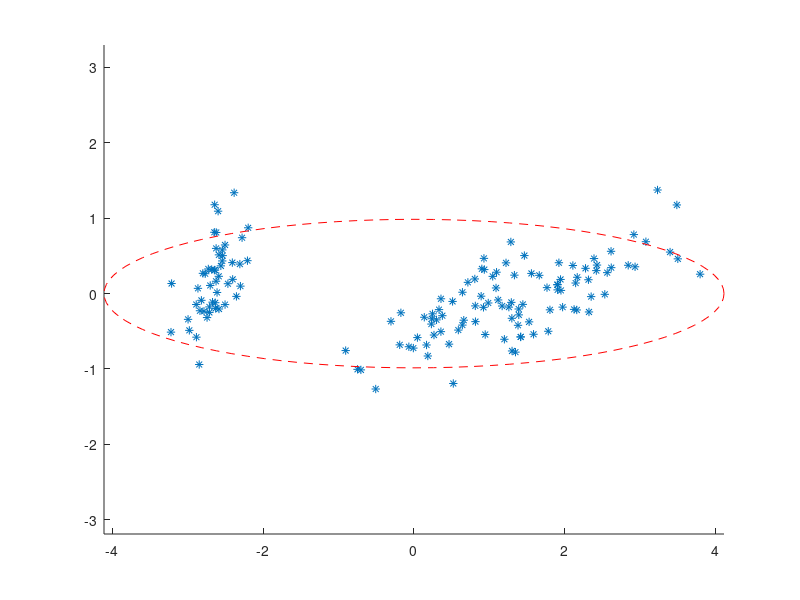

Source code (MATLAB):
function plotEllipsoidFit

% Function written by Eleni Christoforidou in MATLAB R2022b.

% This function creates a scatter plot of the first 2 dimensions of the PCA
% linear vector space, and displays a contour representing the boundary, in
% the first two dimensions, of the the PCA ellipsoid with 2 standard 
% deviations width.

load fisheriris meas
D = meas; % [150 x 4] data feature matrix containing 4 features of 150 samples

% compute D_pca and eigvals using the pca function
[~,D_pca,eigvals] = pca(D);

% Define D_pca_x and D_pca_y, the first two dimensions of the data in the D_pca feature space
D_pca_x = D_pca(:,1);
D_pca_y = D_pca(:,2);

% scatter plot the data with asterisks '*'
scatter(D_pca_x, D_pca_y, '*');
hold on

% Define ellipse_x and ellipse_y, x and y coordinates for the PCA ellipsoid in the first 2 dimensions as a function of theta 
theta = 2*pi*[0:100]/100;

%Plot the ellipse with red dashed lines 'r--'
major_radius = 2 * sqrt(eigvals(1));
minor_radius = 2 * sqrt(eigvals(2));
ellipse_x = major_radius * cos(theta);
ellipse_y = minor_radius * sin(theta);
plot(ellipse_x, ellipse_y, 'r--');

%Use axis equal to correct aspect ratio
axis equal
end